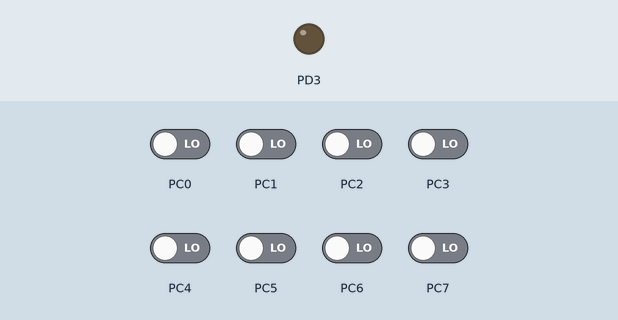
Simulated run of this program. Board: ATmega328P, built with avr-gcc and emulated at 16 MHz. Shown: output pins drawn as LEDs (lit = HIGH). Inputs (shaded band) come from the test bench; at power-on: PC0–7 LOW.

Above: at 1.2 s.
1.3 s: PC0 driven HIGH
At 1.9 s:
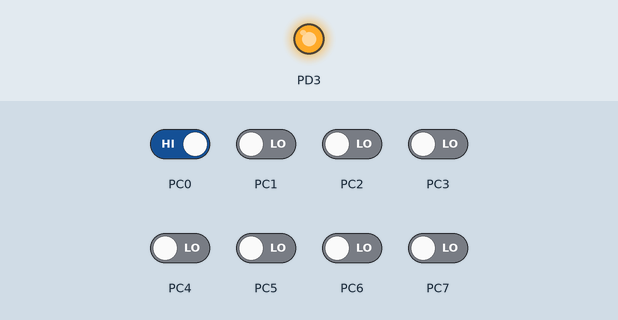
2.8 s: PC0 driven LOW
At 4.0 s:
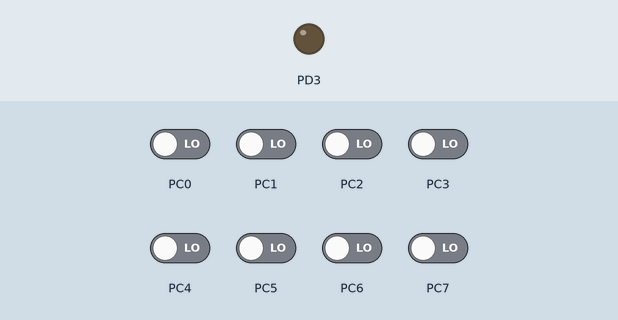
4.3 s: PC1 driven HIGH
At 5.4 s:
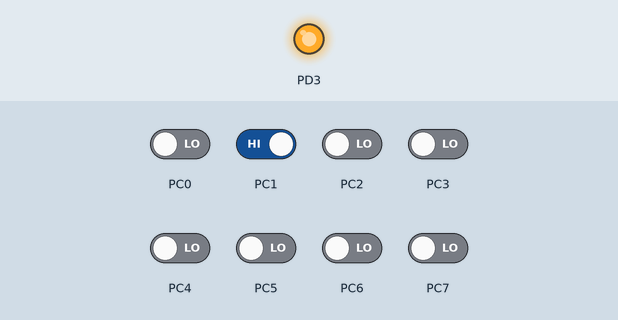
Timing chart, 0 to 7.3 s (numbered marks = the images above; inputs shaded):
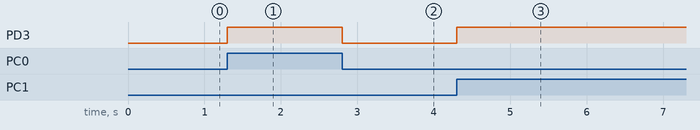

The program:

main.c
```c
/*
 * ACTIVE_LOW_SWITCH.c
 *
 * Created: 12-09-2025 01:04:07
 * Author : KICHU
 */

#define F_CPU 16000000UL
#include <avr/io.h>
#include<util/delay.h>


int main(void)
{
	DDRC=0b00000000; // DC0 -input connected to switch
	DDRD=0b00001000; // DC3 - output connected to LED
	//PORTC = 0b00000001;

	while (1)
	{
		if (PINC==0b00000000)
		{
			PORTD=0b00000000;
		}
		else
		{
			PORTD=0b00001000;
		}
	}
}
```

Measured:
- after the input at 1.3 s, PD3: LOW → HIGH at once
- after the input at 2.8 s, PD3: HIGH → LOW at once
- after the input at 4.3 s, PD3: LOW → HIGH at once
